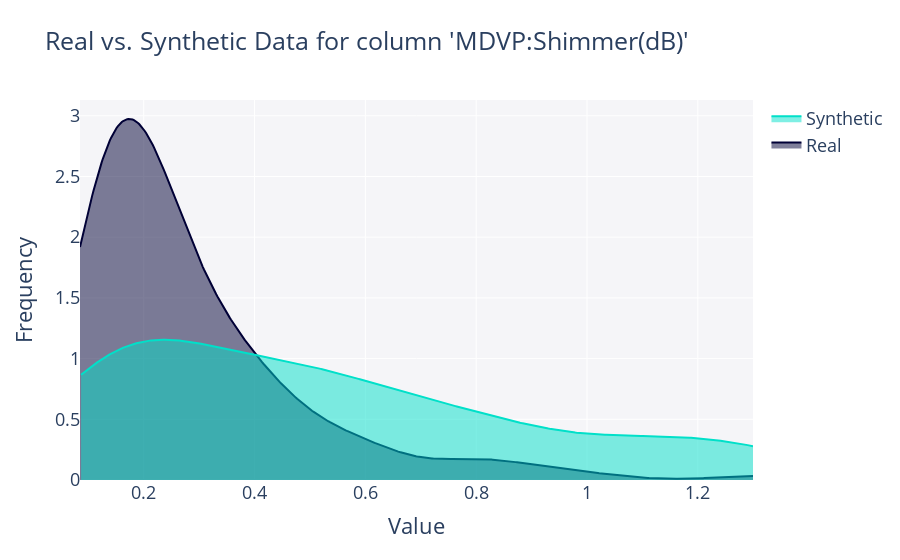

Write notebook code for a chart like this one.
### Code cell
get_column_plot(
    real_data=DataPrincipal,
    synthetic_data=DataSintetico,
    column_name=DataPrincipal.columns[10],
    metadata=Metadata
).show("vscode")

### Figure 1 — Plotly figure (JSON) as saved in the notebook; plotly's stock layout.template omitted (floating-point values rounded to 4 significant figures; data arrays with more than 128 entries replaced by an {"elided": "..."} marker saying what was removed)
{"data": [{"fill": "tozeroy", "hovertemplate": "<b>Real</b><br>Frequency: %{y}<extra></extra>", "legendgroup": "Real", "marker": {"color": "#000036"}, "mode": "lines", "name": "Real", "showlegend": true, "type": "scatter", "x": {"elided": "500 float values"}, "xaxis": "x", "y": {"elided": "500 float values"}, "yaxis": "y"}, {"fill": "tozeroy", "hovertemplate": "<b>Synthetic</b><br>Frequency: %{y}<extra></extra>", "legendgroup": "Synthetic", "marker": {"color": "#01E0C9"}, "mode": "lines", "name": "Synthetic", "showlegend": true, "type": "scatter", "x": {"elided": "500 float values"}, "xaxis": "x", "y": {"elided": "500 float values"}, "yaxis": "y"}], "layout": {"barmode": "overlay", "font": {"size": 18}, "hovermode": "closest", "legend": {"traceorder": "reversed"}, "plot_bgcolor": "#F5F5F8", "title": {"text": "Real vs. Synthetic Data for column 'MDVP:Shimmer(dB)'"}, "xaxis": {"anchor": "y2", "domain": [0, 1], "title": {"text": "Value"}, "zeroline": false}, "yaxis": {"anchor": "free", "domain": [0, 1], "position": 0, "title": {"text": "Frequency"}}}}
